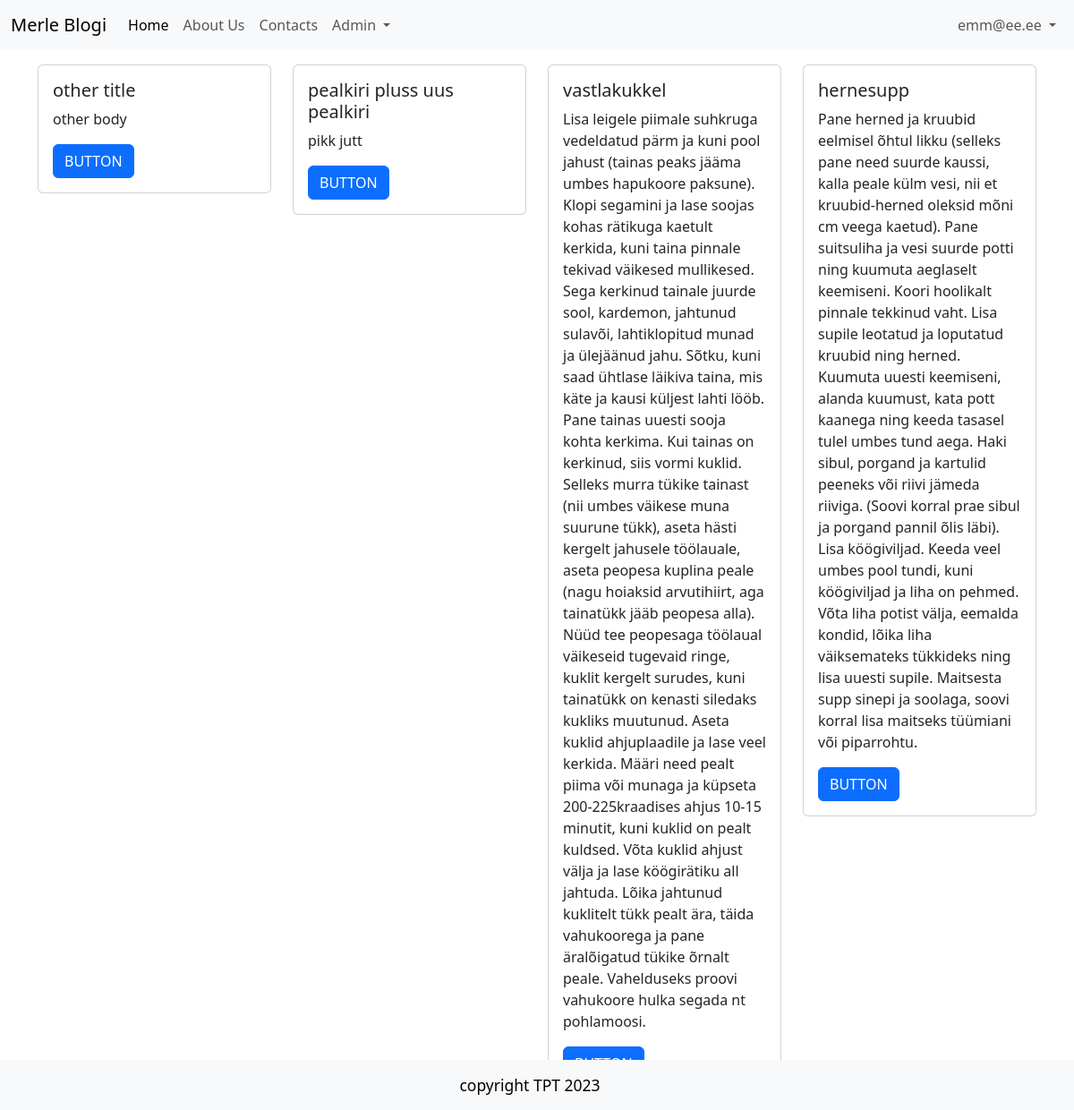
The page / (signed in) on the database its author committed.
### tables this page shows
CREATE TABLE users
(
    id       integer
        constraint users_pk
            primary key autoincrement,
    email    text not null
        constraint users_pk2
            unique,
    password text not null
);

CREATE TABLE "articles"
(
    id    integer
        constraint articles_pk
            primary key autoincrement,
    title text not null,
    body  text
);

### src/Controllers/PublicController.php (called while the page is built, shortened)
<?php
class PublicController {
    public function index(){
        $articles = Article::all();
        include 'views/index.php';
    }
}

### src/DB.php (called while the page is built, shortened)
<?php
class DB {
    public $conn;
    public function __construct()
    {
        try {
            $this->conn = new PDO("sqlite:" . __DIR__ . "/../db.sqlite");
            $this->conn->setAttribute(PDO::ATTR_ERRMODE, PDO::ERRMODE_EXCEPTION);
        } catch(PDOException $e) {
            echo "Connection failed: " . $e->getMessage();
          }
    }
    public function all($table, $class){
        $stmt = $this->conn->prepare("SELECT * FROM $table");
        $stmt->execute();
        $stmt->setFetchMode(PDO::FETCH_CLASS, $class);
        return $stmt->fetchAll();
    }
    public function find($table, $class, $id){
        $stmt = $this->conn->prepare("SELECT * FROM $table WHERE id=$id");
        $stmt->execute();
        $stmt->setFetchMode(PDO::FETCH_CLASS, $class);
        return $stmt->fetch();
    }
}

### src/Models/Model.php (called while the page is built, shortened)
<?php
class Model {
    public static $table;
    public static function all(){
        $db = new DB();
        return $db->all(static::$table, static::class);
    }
    public static function find($id) {
        $db = new DB();
        return $db ->find(static::$table, static::class, $id);
    }
}

### src/Models/User.php (called while the page is built, shortened)
<?php
class User extends Model{
    public static function auth() {
        if(isset($_SESSION['user_id'])) {
            return User::find($_SESSION['user_id']);
        }
            return null;
    }
}

### helpers.php (called while the page is built, shortened)
<?php
function auth(){
    return User::auth();
}

### views/index.php (the view)
<?php include 'partials/header.php' ?>
    <div class="row">
        <?php foreach($articles as $article): ?>
            <div class="col-3 my-3">
                <div class="card">
                    <div class="card-body">
                        <h5 class="card-title"><?=$article->title?></h5>
                        <p class="card-text"><?=$article->body?></p>
                        <a href="#" class="btn btn-primary">BUTTON</a>
                    </div>
                </div>
            </div>
        <?php endforeach; ?>
    </div>
<?php include 'partials/footer.php' ?>

### views/partials/nav.php (shortened to what this page needs)
<nav class="navbar navbar-expand-lg bg-body-tertiary">
  <div class="container-fluid">
    <a class="navbar-brand" href="/">Merle Blogi</a>
    <div class="collapse navbar-collapse justify-content-between" id="navbarNav">
      <ul class="navbar-nav">
        <li class="nav-item">
          <a class="nav-link active" aria-current="page" href="/">Home</a>
        </li>
        <li class="nav-item">
          <a class="nav-link" href="/about">About Us</a>
        </li>
        <li class="nav-item">
          <a class="nav-link" href="/contacts">Contacts</a>
        </li>
        <?php if(auth()): ?>
        <li class="nav-item dropdown">
          <a class="nav-link dropdown-toggle" href="#" role="button" data-bs-toggle="dropdown" aria-expanded="false">
            Admin
          </a>
        </li>
        <?php endif ?>
      </ul>
      <ul class="navbar-nav">
        <?php if(auth()): ?>
          <li class="nav-item dropdown">
            <a class="nav-link dropdown-toggle" href="#" role="button" data-bs-toggle="dropdown" aria-expanded="false">
            <?=auth()->email?>
            </a>
        </li>
        <?php endif ?>
    </ul>
    </div>
  </div>
</nav>

### rows shown on the page
users: email "emm@ee.ee"
articles: title "other title", body "other body"
articles: title "pealkiri pluss uus pealkiri", body "pikk jutt"
articles: title "vastlakukkel", body "Lisa leigele piimale suhkruga vedeldatud pärm ja kuni pool jahust (tainas peaks jääma umbes hapukoore paksune). Klopi segamini ja lase soojas kohas rätikuga kaetult kerkida, kuni taina pinnale tekivad väikesed mullikesed. Sega kerkinud tainale juurde sool, kardemon, jahtunud sulavõi, lahtiklopitud munad ja ülejäänud jahu. Sõtku, kuni saad ühtlase läikiva taina, mis käte ja kausi küljest lahti lööb. Pane tainas uuesti sooja kohta kerkima. Kui tainas on kerkinud, siis vormi kuklid. Selleks murra tükike tainast (nii umbes väikese muna suurune tükk), aseta hästi kergelt jahusele töölauale, aseta peopesa kuplina peale (nagu hoiaksid arvutihiirt, aga tainatükk jääb peopesa alla). Nüüd tee…"
articles: title "hernesupp", body "Pane herned ja kruubid eelmisel õhtul likku (selleks pane need suurde kaussi, kalla peale külm vesi, nii et kruubid-herned oleksid mõni cm veega kaetud). Pane suitsuliha ja vesi suurde potti ning kuumuta aeglaselt keemiseni. Koori hoolikalt pinnale tekkinud vaht. Lisa supile leotatud ja loputatud kruubid ning herned. Kuumuta uuesti keemiseni, alanda kuumust, kata pott kaanega ning keeda tasasel tulel umbes tund aega. Haki sibul, porgand ja kartulid peeneks või riivi jämeda riiviga. (Soovi korral prae sibul ja porgand pannil õlis läbi). Lisa köögiviljad. Keeda veel umbes pool tundi, kuni köögiviljad ja liha on pehmed. Võta liha potist välja, eemalda kondid, lõika liha väiksemateks tükkideks…"
